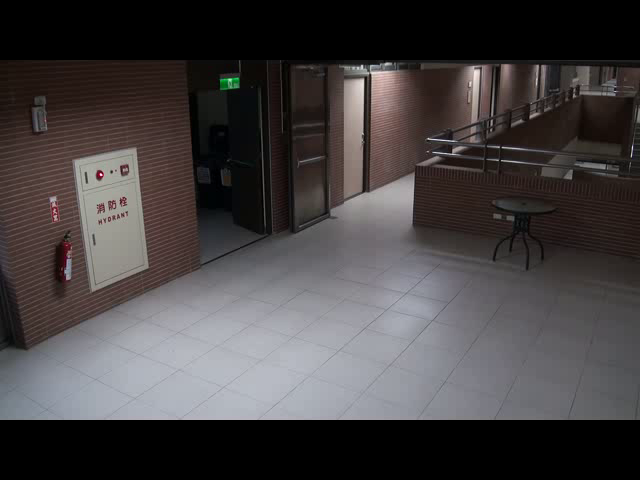
#> input picture Frame.png, 640 x 480 px
$ python Abandoned_object_detection.py
#> lines starting #> are read from the running program, lines starting #| are printed output that depends on the picture; after the words box and inside, x2 and y2 are one past the last pixel; in counts of white or black regions, pixels touching at a corner belong together
### tracker.py
import math

class ObjectTracker:
    def __init__(self):
        # Store the center positions of the objects
        self.center_points = {}
        # Keep the count of the IDs
        # each time a new object id detected, the count will increase by one
        self.id_count = 0

        self.abandoned_temp = {}

    def update(self, objects_rect):
        # Objects boxes and ids
        objects_bbs_ids = []
        abandoned_object = []
        # Get center point of new object
        for rect in objects_rect:
            x, y, w, h = rect
            cx = (x + x + w) / 2
            cy = (y + y + h) / 2

            # Find out if that object was detected already
            same_object_detected = False
            for id, pt in self.center_points.items():
                distance = math.hypot(cx - pt[0], cy - pt[1])

                if distance < 25:
                    # update the center point
                    self.center_points[id] = (cx, cy)

                    objects_bbs_ids.append([x, y, w, h, id, distance])
                    same_object_detected = True


                    #   Add same object to the abandoned_temp dictionary. if the object is
                    #   still in the temp dictionary for certain threshold count then
                    #   the object will be considered as abandoned object
                    if id in self.abandoned_temp:
                        if distance<1:
                            if self.abandoned_temp[id] >100:
                                abandoned_object.append([id, x, y, w, h, distance])
                            else:
                                self.abandoned_temp[id] += 1  # Increase count for the object

                    break


            # If new object is detected then assign the ID to that object
            if same_object_detected is False:
                # print(False)
                self.center_points[self.id_count] = (cx, cy)
                self.abandoned_temp[self.id_count] = 1 # Add new object with initial count 1
                objects_bbs_ids.append([x, y, w, h, self.id_count, None])
                self.id_count += 1


        # Clean the dictionary by center points to remove IDS not used anymore
        new_center_points = {}
        abandoned_temp_2 = {}
        for obj_bb_id in objects_bbs_ids:
            _, _, _, _, object_id, _ = obj_bb_id
            center = self.center_points[object_id]

            new_center_points[object_id] = center

            if object_id in self.abandoned_temp:
                counts = self.abandoned_temp[object_id]
                abandoned_temp_2[object_id] = counts

        # Update dictionary with IDs not used removed
        self.center_points = new_center_points.copy()
        self.abandoned_temp = abandoned_temp_2.copy()
        return objects_bbs_ids , abandoned_object

### Abandoned_object_detection.py
import numpy as np
import cv2
from tracker import *

# Initialize Tracker
tracker = ObjectTracker()


# location of first frame
firstframe_path =r'Frame.png'

firstframe = cv2.imread(firstframe_path)
#> firstframe is the input picture: shape (480, 640, 3); mean B, G, R 65.6, 64.9, 68.8
firstframe_gray = cv2.cvtColor(firstframe, cv2.COLOR_BGR2GRAY)
firstframe_blur = cv2.GaussianBlur(firstframe_gray,(21,21),0)
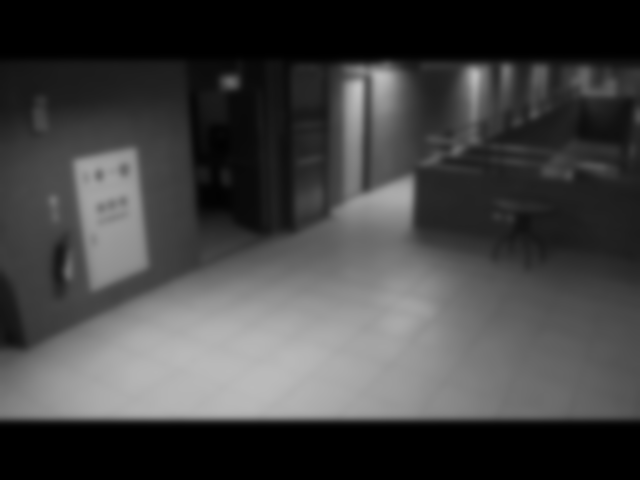
#> firstframe_blur: shape (480, 640); min 0, max 192, mean 66.1

# location of video
file_path ='cut.mp4'
cap = cv2.VideoCapture(file_path)

while (cap.isOpened()):
    ret, frame = cap.read()
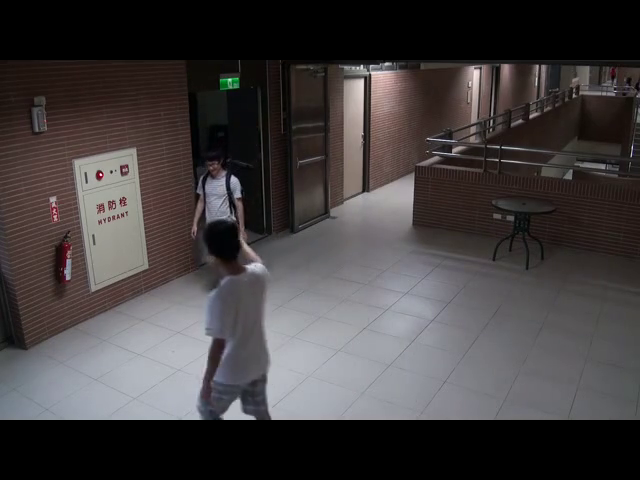
#> input picture frame 123 of cut.mp4, 640 x 480 px
#> frame is the input picture: shape (480, 640, 3); mean B, G, R 63.5, 62.9, 67

    frame_height, frame_width, _ = frame.shape
#> frame_height = 480; frame_width = 640

    frame_gray = cv2.cvtColor(frame, cv2.COLOR_BGR2GRAY)
    frame_blur = cv2.GaussianBlur(frame_gray,(21,21),0)
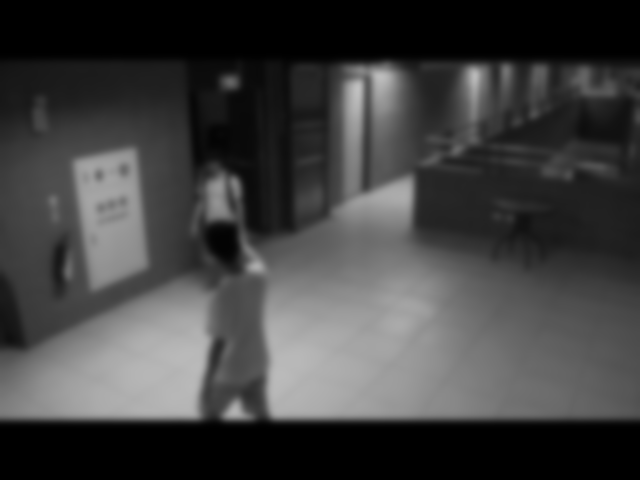
#> frame_blur: shape (480, 640); min 0, max 192, mean 64.2

    # find diffrence between first frame and current frame
    frame_diff = cv2.absdiff(firstframe, frame)
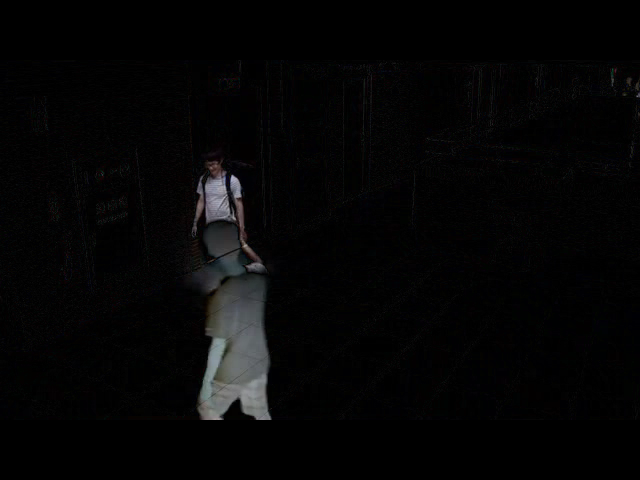
#> frame_diff: shape (480, 640, 3); mean B, G, R 5.7, 5.4, 5.5
    # cv2.imshow("frame diff",frame_diff)

    #Canny Edge Detection
    edged = cv2.Canny(frame_diff,80,200)
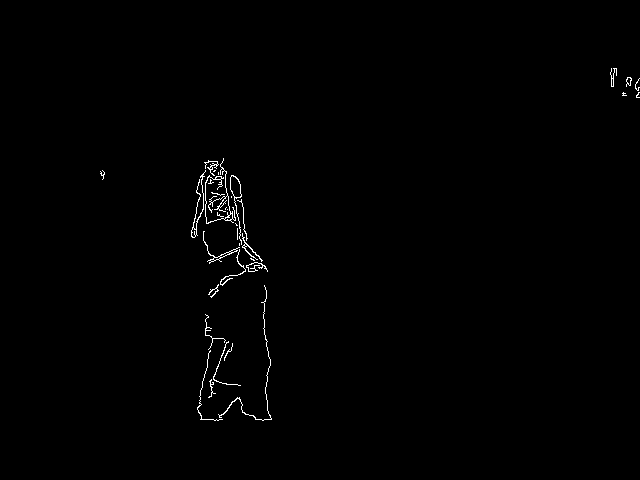
#> edged: shape (480, 640); 0.6% white in thin lines or dots, all inside (x1, y1, x2, y2) = (100, 68, 640, 421)
    cv2.imshow('CannyEdgeDet',edged)

    kernel = np.ones((10,10),np.uint8) #higher the kernel, eg (20,20), more will be eroded or dilated
    thresh = cv2.morphologyEx(edged,cv2.MORPH_CLOSE, kernel, iterations=2)
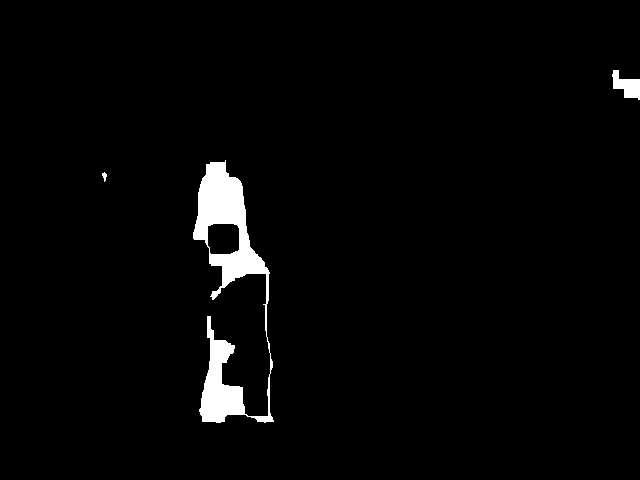
#> thresh: shape (480, 640); 2.5% white; 3 white regions

    cv2.imshow('Morph_Close', thresh)

    #Create a copy of the thresh to find contours
    cnts, _ = cv2.findContours(thresh.copy(), cv2.RETR_EXTERNAL,cv2.CHAIN_APPROX_SIMPLE)
#> cnts = 3 contours, 1 with area under 20; largest, box (x1, y1, x2, y2) and area: (193, 160, 274, 423) 7430, (612, 70, 640, 100) 420

    detections=[]
    count = 0
    for c in cnts:
        contourArea = cv2.contourArea(c)

        if contourArea > 50 and contourArea < 10000:
            count +=1

            (x, y, w, h) = cv2.boundingRect(c)

            detections.append([x, y, w, h])
#> this loop made 3 passes
#> (contourArea, count, x, y, w, h) on passes 2 to 3: (7429.5, 1, 193, 160, 81, 263), (420.5, 2, 612, 70, 28, 30)
#> after the loop, count = 2; detections = [[193, 160, 81, 263], [612, 70, 28, 30]]

    tracked_objects, abandoned_objects = tracker.update(detections)
#> the loop in update, `for rect in objects_rect:` made 2 passes
#> (x, y, w, h, cx, cy, self.id_count) on passes 1 to 2: (193, 160, 81, 263, 233.5, 291.5, 1), (612, 70, 28, 30, 626, 85, 2)
#> after the loop in update, `for rect in objects_rect:`: abandoned_object = []; objects_bbs_ids = 2 items; self.abandoned_temp = {0: 1, 1: 1}; self.center_points = {0: (233.5, 291.5), 1: (626, 85)}; self.id_count = 2
#> the loop in update, `for obj_bb_id in objects_bbs_ids:` made 2 passes
#> (object_id, center, counts) on passes 1 to 2: (0, (233.5, 291.5), 1), (1, (626, 85), 1)
#> after the loop in update, `for obj_bb_id in objects_bbs_ids:`: abandoned_temp_2 = {0: 1, 1: 1}; new_center_points = {0: (233.5, 291.5), 1: (626, 85)}
#> tracked_objects = 2 items; abandoned_objects = []

    # [10 lines of commented-out code are left out]
    for objects in abandoned_objects:
        _, x2, y2, w2, h2, _ = objects

        # Calculate the text's X axis coordinate to prevent overflow from the frame
        text_x = x2
        labelSize=cv2.getTextSize("Suspicious object detected",cv2.FONT_HERSHEY_PLAIN,1.2,2)
        labelWidth = labelSize[0][0]
        if (frame_width-text_x) < labelWidth:
            text_x = frame_width - labelWidth


        cv2.putText(frame, "Suspicious object detected", (text_x, y2 - 10), cv2.FONT_HERSHEY_PLAIN, 1.2, (0, 0, 255), 2)
        cv2.rectangle(frame, (x2, y2), (x2 + w2, y2 + h2), (0, 0, 255), 2)
#> this loop made 0 passes

    cv2.imshow('main',frame)
    if cv2.waitKey(15) == ord('q'):
#> (key q is pressed here)
        break

cv2.destroyAllWindows()
